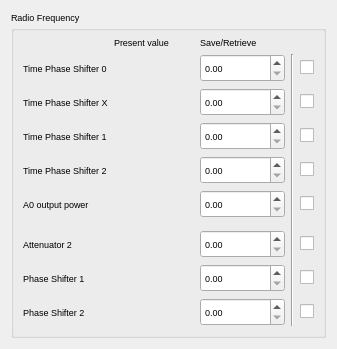
<?xml version="1.0" encoding="UTF-8"?>
<ui version="4.0">
 <class>radioFrequencySnapshot</class>
 <widget class="TaurusWidget" name="radioFrequencySnapshot">
  <property name="geometry">
   <rect>
    <x>0</x>
    <y>0</y>
    <width>332</width>
    <height>346</height>
   </rect>
  </property>
  <property name="font">
   <font>
    <pointsize>7</pointsize>
   </font>
  </property>
  <property name="windowTitle">
   <string>Form</string>
  </property>
  <layout class="QGridLayout" name="gridLayout_2">
   <item row="0" column="0">
    <widget class="TaurusGroupBox" name="radioFrequencyGroup">
     <property name="title">
      <string>Radio Frequency</string>
     </property>
     <layout class="QGridLayout" name="gridLayout">
      <item row="0" column="1">
       <widget class="QLabel" name="PresentWriteTitle">
        <property name="text">
         <string>Present value</string>
        </property>
       </widget>
      </item>
      <item row="0" column="2">
       <widget class="QLabel" name="SaveRetrieveTitle">
        <property name="text">
         <string>Save/Retrieve</string>
        </property>
       </widget>
      </item>
      <item row="1" column="0">
       <widget class="QLabel" name="TPS0PhaseLabel">
        <property name="layoutDirection">
         <enum>Qt::LeftToRight</enum>
        </property>
        <property name="text">
         <string>Time Phase Shifter 0</string>
        </property>
       </widget>
      </item>
      <item row="4" column="2">
       <widget class="QDoubleSpinBox" name="TPS2PhaseWrite">
        <property name="minimumSize">
         <size>
          <width>85</width>
          <height>28</height>
         </size>
        </property>
        <property name="maximumSize">
         <size>
          <width>85</width>
          <height>28</height>
         </size>
        </property>
       </widget>
      </item>
      <item row="8" column="1">
       <widget class="TaurusLabel" name="PHS1Read">
        <property name="minimumSize">
         <size>
          <width>80</width>
          <height>20</height>
         </size>
        </property>
       </widget>
      </item>
      <item row="9" column="1">
       <widget class="TaurusLabel" name="PHS2Read">
        <property name="minimumSize">
         <size>
          <width>80</width>
          <height>20</height>
         </size>
        </property>
       </widget>
      </item>
      <item row="5" column="2">
       <widget class="QDoubleSpinBox" name="A0OPWrite">
        <property name="minimumSize">
         <size>
          <width>85</width>
          <height>28</height>
         </size>
        </property>
        <property name="maximumSize">
         <size>
          <width>85</width>
          <height>28</height>
         </size>
        </property>
       </widget>
      </item>
      <item row="10" column="1">
       <spacer name="verticalSpacer">
        <property name="orientation">
         <enum>Qt::Vertical</enum>
        </property>
        <property name="sizeHint" stdset="0">
         <size>
          <width>20</width>
          <height>40</height>
         </size>
        </property>
       </spacer>
      </item>
      <item row="9" column="2">
       <widget class="QDoubleSpinBox" name="PHS2Write">
        <property name="minimumSize">
         <size>
          <width>85</width>
          <height>28</height>
         </size>
        </property>
        <property name="maximumSize">
         <size>
          <width>85</width>
          <height>28</height>
         </size>
        </property>
       </widget>
      </item>
      <item row="1" column="2">
       <widget class="QDoubleSpinBox" name="TPS0PhaseWrite">
        <property name="minimumSize">
         <size>
          <width>85</width>
          <height>28</height>
         </size>
        </property>
        <property name="maximumSize">
         <size>
          <width>85</width>
          <height>28</height>
         </size>
        </property>
       </widget>
      </item>
      <item row="3" column="2">
       <widget class="QDoubleSpinBox" name="TPS1PhaseWrite">
        <property name="minimumSize">
         <size>
          <width>85</width>
          <height>28</height>
         </size>
        </property>
        <property name="maximumSize">
         <size>
          <width>85</width>
          <height>28</height>
         </size>
        </property>
       </widget>
      </item>
      <item row="8" column="2">
       <widget class="QDoubleSpinBox" name="PHS1Write">
        <property name="minimumSize">
         <size>
          <width>85</width>
          <height>28</height>
         </size>
        </property>
        <property name="maximumSize">
         <size>
          <width>85</width>
          <height>28</height>
         </size>
        </property>
       </widget>
      </item>
      <item row="7" column="1">
       <widget class="TaurusLabel" name="ATT2Read">
        <property name="minimumSize">
         <size>
          <width>80</width>
          <height>20</height>
         </size>
        </property>
       </widget>
      </item>
      <item row="7" column="2">
       <widget class="QDoubleSpinBox" name="ATT2Write">
        <property name="minimumSize">
         <size>
          <width>85</width>
          <height>28</height>
         </size>
        </property>
        <property name="maximumSize">
         <size>
          <width>85</width>
          <height>28</height>
         </size>
        </property>
       </widget>
      </item>
      <item row="5" column="1">
       <widget class="TaurusLabel" name="A0OPRead">
        <property name="minimumSize">
         <size>
          <width>80</width>
          <height>20</height>
         </size>
        </property>
       </widget>
      </item>
      <item row="4" column="1">
       <widget class="TaurusLabel" name="TPS2PhaseRead">
        <property name="minimumSize">
         <size>
          <width>80</width>
          <height>20</height>
         </size>
        </property>
       </widget>
      </item>
      <item row="2" column="1">
       <widget class="TaurusLabel" name="TPSXPhaseRead">
        <property name="minimumSize">
         <size>
          <width>80</width>
          <height>20</height>
         </size>
        </property>
       </widget>
      </item>
      <item row="3" column="1">
       <widget class="TaurusLabel" name="TPS1PhaseRead">
        <property name="minimumSize">
         <size>
          <width>80</width>
          <height>20</height>
         </size>
        </property>
       </widget>
      </item>
      <item row="1" column="4">
       <widget class="QCheckBox" name="TPS0PhaseCheck">
        <property name="text">
         <string/>
        </property>
       </widget>
      </item>
      <item row="8" column="4">
       <widget class="QCheckBox" name="PHS1Check">
        <property name="text">
         <string/>
        </property>
       </widget>
      </item>
      <item row="3" column="4">
       <widget class="QCheckBox" name="TPS1PhaseCheck">
        <property name="text">
         <string/>
        </property>
       </widget>
      </item>
      <item row="1" column="1">
       <widget class="TaurusLabel" name="TPS0PhaseRead">
        <property name="minimumSize">
         <size>
          <width>80</width>
          <height>20</height>
         </size>
        </property>
       </widget>
      </item>
      <item row="2" column="2">
       <widget class="QDoubleSpinBox" name="TPSXPhaseWrite">
        <property name="minimumSize">
         <size>
          <width>85</width>
          <height>28</height>
         </size>
        </property>
        <property name="maximumSize">
         <size>
          <width>85</width>
          <height>28</height>
         </size>
        </property>
       </widget>
      </item>
      <item row="4" column="4">
       <widget class="QCheckBox" name="TPS2PhaseCheck">
        <property name="text">
         <string/>
        </property>
       </widget>
      </item>
      <item row="2" column="4">
       <widget class="QCheckBox" name="TPSXPhaseCheck">
        <property name="text">
         <string/>
        </property>
       </widget>
      </item>
      <item row="5" column="4">
       <widget class="QCheckBox" name="A0OPCheck">
        <property name="text">
         <string/>
        </property>
       </widget>
      </item>
      <item row="2" column="0">
       <widget class="QLabel" name="TPSXPhaseLabel">
        <property name="layoutDirection">
         <enum>Qt::LeftToRight</enum>
        </property>
        <property name="text">
         <string>Time Phase Shifter X</string>
        </property>
       </widget>
      </item>
      <item row="3" column="0">
       <widget class="QLabel" name="TPS1PhaseLabel">
        <property name="layoutDirection">
         <enum>Qt::LeftToRight</enum>
        </property>
        <property name="text">
         <string>Time Phase Shifter 1</string>
        </property>
       </widget>
      </item>
      <item row="4" column="0">
       <widget class="QLabel" name="TPS2PhaseLabel">
        <property name="layoutDirection">
         <enum>Qt::LeftToRight</enum>
        </property>
        <property name="text">
         <string>Time Phase Shifter 2</string>
        </property>
       </widget>
      </item>
      <item row="5" column="0">
       <widget class="QLabel" name="A0OPLabel">
        <property name="layoutDirection">
         <enum>Qt::LeftToRight</enum>
        </property>
        <property name="text">
         <string>A0 output power</string>
        </property>
       </widget>
      </item>
      <item row="8" column="0">
       <widget class="QLabel" name="PHS1Label">
        <property name="layoutDirection">
         <enum>Qt::LeftToRight</enum>
        </property>
        <property name="text">
         <string>Phase Shifter 1</string>
        </property>
       </widget>
      </item>
      <item row="7" column="4">
       <widget class="QCheckBox" name="ATT2Check">
        <property name="text">
         <string/>
        </property>
       </widget>
      </item>
      <item row="7" column="0">
       <widget class="QLabel" name="ATT2Label">
        <property name="layoutDirection">
         <enum>Qt::LeftToRight</enum>
        </property>
        <property name="text">
         <string>Attenuator 2</string>
        </property>
       </widget>
      </item>
      <item row="9" column="0">
       <widget class="QLabel" name="PHS2Label">
        <property name="layoutDirection">
         <enum>Qt::LeftToRight</enum>
        </property>
        <property name="text">
         <string>Phase Shifter 2</string>
        </property>
       </widget>
      </item>
      <item row="9" column="4">
       <widget class="QCheckBox" name="PHS2Check">
        <property name="text">
         <string/>
        </property>
       </widget>
      </item>
      <item row="1" column="3" rowspan="9">
       <widget class="Line" name="line">
        <property name="orientation">
         <enum>Qt::Vertical</enum>
        </property>
       </widget>
      </item>
     </layout>
    </widget>
   </item>
  </layout>
 </widget>
 <customwidgets>
  <customwidget>
   <class>TaurusWidget</class>
   <extends>QWidget</extends>
   <header>taurus.qt.qtgui.container</header>
   <container>1</container>
  </customwidget>
  <customwidget>
   <class>TaurusGroupBox</class>
   <extends>QGroupBox</extends>
   <header>taurus.qt.qtgui.container</header>
   <container>1</container>
  </customwidget>
  <customwidget>
   <class>TaurusLabel</class>
   <extends>QLabel</extends>
   <header>taurus.qt.qtgui.display</header>
  </customwidget>
 </customwidgets>
 <resources/>
 <connections/>
</ui>
